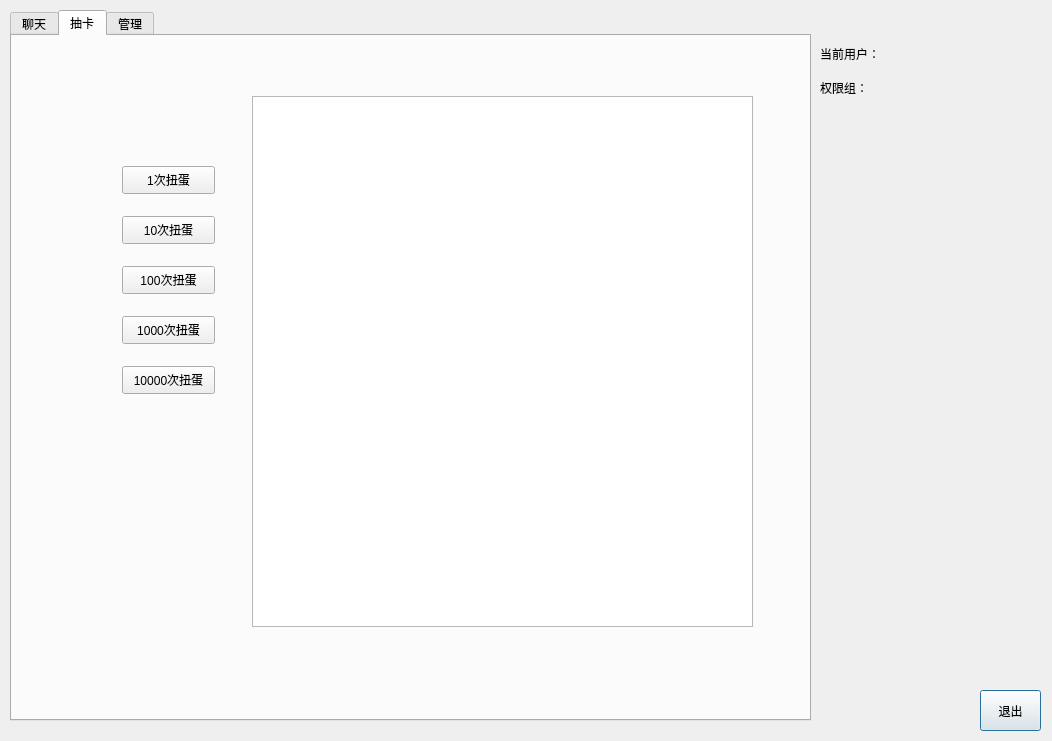
<?xml version="1.0" encoding="UTF-8"?>
<ui version="4.0">
 <class>Login</class>
 <widget class="QDialog" name="Login">
  <property name="geometry">
   <rect>
    <x>0</x>
    <y>0</y>
    <width>1052</width>
    <height>741</height>
   </rect>
  </property>
  <property name="font">
   <font>
    <family>Tahoma</family>
   </font>
  </property>
  <property name="windowTitle">
   <string>主页面</string>
  </property>
  <property name="modal">
   <bool>false</bool>
  </property>
  <widget class="QPushButton" name="ExitButton">
   <property name="geometry">
    <rect>
     <x>980</x>
     <y>690</y>
     <width>61</width>
     <height>41</height>
    </rect>
   </property>
   <property name="text">
    <string>退出</string>
   </property>
  </widget>
  <widget class="QTabWidget" name="tabWidget">
   <property name="geometry">
    <rect>
     <x>10</x>
     <y>10</y>
     <width>801</width>
     <height>711</height>
    </rect>
   </property>
   <property name="currentIndex">
    <number>1</number>
   </property>
   <widget class="QWidget" name="chat">
    <attribute name="title">
     <string>聊天</string>
    </attribute>
    <widget class="QTextEdit" name="chatmessages">
     <property name="geometry">
      <rect>
       <x>20</x>
       <y>20</y>
       <width>611</width>
       <height>541</height>
      </rect>
     </property>
     <property name="readOnly">
      <bool>true</bool>
     </property>
     <property name="html">
      <string>&lt;!DOCTYPE HTML PUBLIC &quot;-//W3C//DTD HTML 4.0//EN&quot; &quot;http://www.w3.org/TR/REC-html40/strict.dtd&quot;&gt;
&lt;html&gt;&lt;head&gt;&lt;meta name=&quot;qrichtext&quot; content=&quot;1&quot; /&gt;&lt;style type=&quot;text/css&quot;&gt;
p, li { white-space: pre-wrap; }
&lt;/style&gt;&lt;/head&gt;&lt;body style=&quot; font-family:'Tahoma'; font-size:9pt; font-weight:400; font-style:normal;&quot;&gt;
&lt;p style=&quot;-qt-paragraph-type:empty; margin-top:0px; margin-bottom:0px; margin-left:0px; margin-right:0px; -qt-block-indent:0; text-indent:0px;&quot;&gt;&lt;br /&gt;&lt;/p&gt;&lt;/body&gt;&lt;/html&gt;</string>
     </property>
     <property name="placeholderText">
      <string>若长时间无显示，请尝试手动刷新</string>
     </property>
    </widget>
    <widget class="QPushButton" name="sendButton">
     <property name="geometry">
      <rect>
       <x>660</x>
       <y>590</y>
       <width>80</width>
       <height>40</height>
      </rect>
     </property>
     <property name="font">
      <font>
       <family>Tahoma</family>
       <pointsize>9</pointsize>
      </font>
     </property>
     <property name="text">
      <string>发送</string>
     </property>
     <property name="shortcut">
      <string>Ctrl+Return</string>
     </property>
    </widget>
    <widget class="QPlainTextEdit" name="sendmessage">
     <property name="geometry">
      <rect>
       <x>20</x>
       <y>580</y>
       <width>611</width>
       <height>61</height>
      </rect>
     </property>
     <property name="placeholderText">
      <string>Enter 换行，Ctrl+Enter 发送</string>
     </property>
    </widget>
    <widget class="QPushButton" name="refreshChatButton">
     <property name="geometry">
      <rect>
       <x>660</x>
       <y>30</y>
       <width>101</width>
       <height>40</height>
      </rect>
     </property>
     <property name="text">
      <string>手动刷新</string>
     </property>
    </widget>
    <widget class="QPushButton" name="autoRefreshChatButton">
     <property name="geometry">
      <rect>
       <x>660</x>
       <y>80</y>
       <width>101</width>
       <height>40</height>
      </rect>
     </property>
     <property name="text">
      <string>禁用自动刷新</string>
     </property>
    </widget>
    <widget class="QLabel" name="label_3">
     <property name="geometry">
      <rect>
       <x>650</x>
       <y>130</y>
       <width>61</width>
       <height>20</height>
      </rect>
     </property>
     <property name="text">
      <string>刷新频率</string>
     </property>
    </widget>
    <widget class="QSpinBox" name="autoUpdateFrequencySpinBox">
     <property name="geometry">
      <rect>
       <x>730</x>
       <y>130</y>
       <width>46</width>
       <height>22</height>
      </rect>
     </property>
     <property name="suffix">
      <string>s</string>
     </property>
     <property name="minimum">
      <number>1</number>
     </property>
     <property name="value">
      <number>5</number>
     </property>
    </widget>
   </widget>
   <widget class="QWidget" name="gacha">
    <attribute name="title">
     <string>抽卡</string>
    </attribute>
    <widget class="QTextBrowser" name="gachaReturnTextBrowser">
     <property name="geometry">
      <rect>
       <x>240</x>
       <y>60</y>
       <width>501</width>
       <height>531</height>
      </rect>
     </property>
     <property name="textInteractionFlags">
      <set>Qt::NoTextInteraction</set>
     </property>
    </widget>
    <widget class="QPushButton" name="gacha1Button">
     <property name="geometry">
      <rect>
       <x>110</x>
       <y>130</y>
       <width>93</width>
       <height>28</height>
      </rect>
     </property>
     <property name="text">
      <string>1次扭蛋</string>
     </property>
    </widget>
    <widget class="QPushButton" name="gacha10Button">
     <property name="geometry">
      <rect>
       <x>110</x>
       <y>180</y>
       <width>93</width>
       <height>28</height>
      </rect>
     </property>
     <property name="text">
      <string>10次扭蛋</string>
     </property>
    </widget>
    <widget class="QPushButton" name="gacha100Button">
     <property name="geometry">
      <rect>
       <x>110</x>
       <y>230</y>
       <width>93</width>
       <height>28</height>
      </rect>
     </property>
     <property name="text">
      <string>100次扭蛋</string>
     </property>
    </widget>
    <widget class="QPushButton" name="gacha1000Button">
     <property name="geometry">
      <rect>
       <x>110</x>
       <y>280</y>
       <width>93</width>
       <height>28</height>
      </rect>
     </property>
     <property name="text">
      <string>1000次扭蛋</string>
     </property>
    </widget>
    <widget class="QPushButton" name="gacha10000Button">
     <property name="geometry">
      <rect>
       <x>110</x>
       <y>330</y>
       <width>93</width>
       <height>28</height>
      </rect>
     </property>
     <property name="text">
      <string>10000次扭蛋</string>
     </property>
    </widget>
   </widget>
   <widget class="QWidget" name="administration">
    <attribute name="title">
     <string>管理</string>
    </attribute>
    <widget class="QLabel" name="label_4">
     <property name="geometry">
      <rect>
       <x>40</x>
       <y>40</y>
       <width>131</width>
       <height>31</height>
      </rect>
     </property>
     <property name="text">
      <string>正在制作中...</string>
     </property>
    </widget>
   </widget>
  </widget>
  <widget class="QWidget" name="layoutWidget">
   <property name="geometry">
    <rect>
     <x>820</x>
     <y>40</y>
     <width>211</width>
     <height>61</height>
    </rect>
   </property>
   <layout class="QGridLayout" name="gridLayout">
    <item row="0" column="0">
     <widget class="QLabel" name="label">
      <property name="text">
       <string>当前用户：</string>
      </property>
     </widget>
    </item>
    <item row="0" column="1">
     <widget class="QLabel" name="usernamelabel">
      <property name="text">
       <string/>
      </property>
     </widget>
    </item>
    <item row="1" column="0">
     <widget class="QLabel" name="label_2">
      <property name="text">
       <string>权限组：</string>
      </property>
     </widget>
    </item>
    <item row="1" column="1">
     <widget class="QLabel" name="permissionlabel">
      <property name="text">
       <string/>
      </property>
     </widget>
    </item>
   </layout>
  </widget>
 </widget>
 <resources/>
 <connections>
  <connection>
   <sender>ExitButton</sender>
   <signal>clicked()</signal>
   <receiver>Login</receiver>
   <slot>close()</slot>
   <hints>
    <hint type="sourcelabel">
     <x>634</x>
     <y>346</y>
    </hint>
    <hint type="destinationlabel">
     <x>576</x>
     <y>383</y>
    </hint>
   </hints>
  </connection>
 </connections>
</ui>
